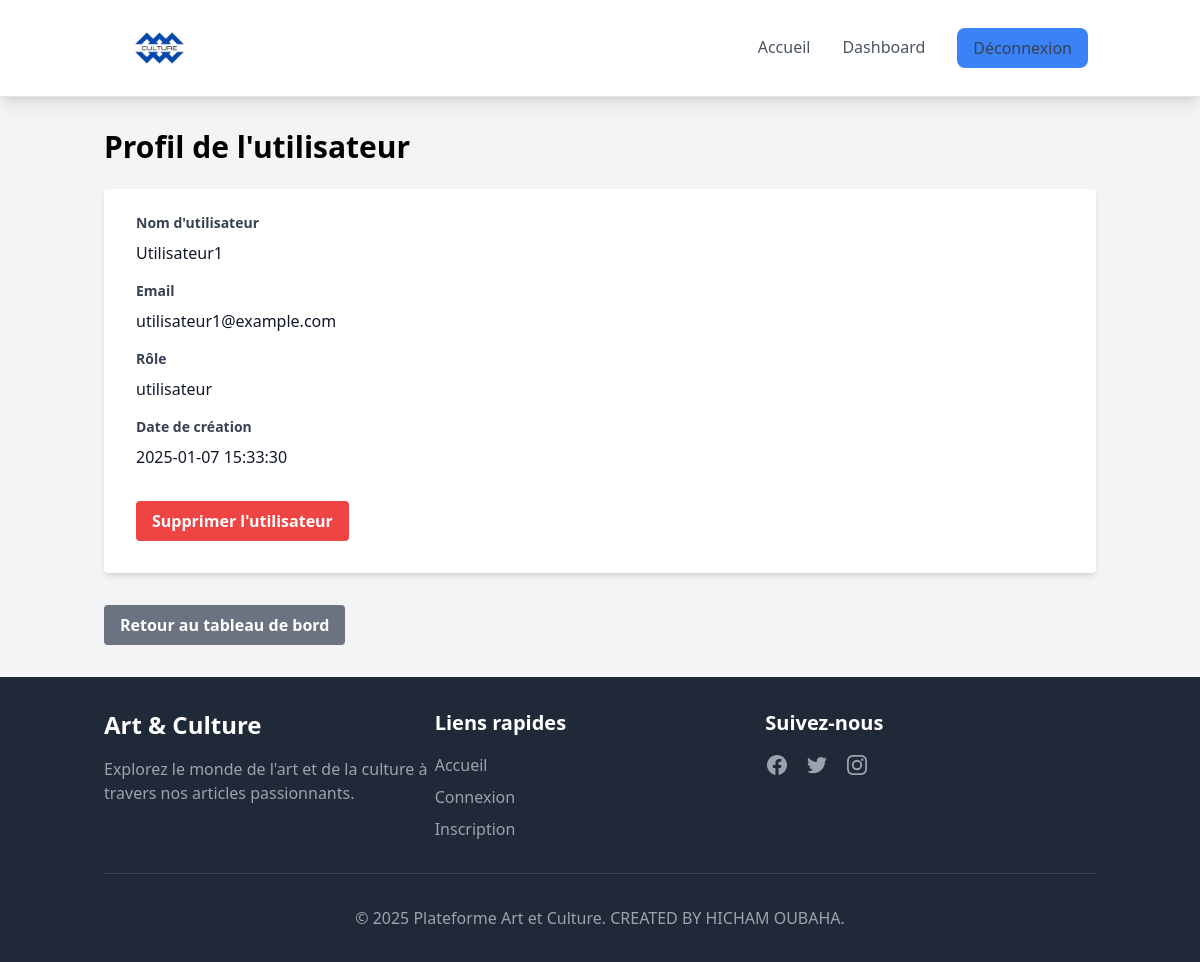
Screenshot of /index.php?page=user_profile&id=3 (signed in) with the database file from the repository.
### tables this page shows
CREATE TABLE utilisateurs (
    id_utilisateur INT AUTO_INCREMENT PRIMARY KEY,
    nom_utilisateur VARCHAR(50) NOT NULL,
    email VARCHAR(100) NOT NULL UNIQUE,
    mot_de_passe VARCHAR(255) NOT NULL,
    role ENUM('admin', 'auteur', 'utilisateur', 'banned') NOT NULL,
    photo VARCHAR(255),
    date_creation TIMESTAMP DEFAULT CURRENT_TIMESTAMP
);

### classes/Database.php (called while the page is built)
<?php
class Database {
    private $host = "localhost";
    private $db_name = "art_culture_platform";
    private $username = "root";
    private $password = "";
    private $conn;
    public function __construct() {
        $this->conn = null;
        try {
            $this->conn = new PDO("mysql:host=" . $this->host . ";dbname=" . $this->db_name, $this->username, $this->password);
            $this->conn->setAttribute(PDO::ATTR_ERRMODE, PDO::ERRMODE_EXCEPTION);
        } catch(PDOException $exception) {
            echo "Connection error: " . $exception->getMessage();
        }
    }
    public function getConnection() {
        return $this->conn;
    }
}

### classes/User.php (called while the page is built, shortened)
<?php
class User {
    private $conn;
    private $table_name = "utilisateurs";
    public function __construct($db) {
        $this->conn = $db->getConnection();
    }
    public function getUserById($id) {
        $query = "SELECT * FROM " . $this->table_name . " WHERE id_utilisateur = :id";
        $stmt = $this->conn->prepare($query);
        $stmt->bindParam(':id', $id);
        $stmt->execute();
        return $stmt->fetch(PDO::FETCH_ASSOC);
    }
}

### views/user_profile.php (the view, shortened to what this page needs)
<h1 class="text-3xl font-bold mb-6">Profil de l'utilisateur</h1>
<?php if (isset($userData)): ?>
    <div class="bg-white shadow-md rounded px-8 pt-6 pb-8 mb-4">
        <div class="mb-4">
            <label class="block text-gray-700 text-sm font-bold mb-2" for="username">
                Nom d'utilisateur
            </label>
            <p class="text-gray-900"><?php echo htmlspecialchars($userData['nom_utilisateur']); ?></p>
        </div>
        <div class="mb-4">
            <label class="block text-gray-700 text-sm font-bold mb-2" for="email">
                Email
            </label>
            <p class="text-gray-900"><?php echo htmlspecialchars($userData['email']); ?></p>
        </div>
        <div class="mb-4">
            <label class="block text-gray-700 text-sm font-bold mb-2" for="role">
                Rôle
            </label>
            <p class="text-gray-900"><?php echo htmlspecialchars($userData['role']); ?></p>
        </div>
        <div class="mb-4">
            <label class="block text-gray-700 text-sm font-bold mb-2" for="date_creation">
                Date de création
            </label>
            <p class="text-gray-900"><?php echo htmlspecialchars($userData['date_creation']); ?></p>
        </div>
        <div class="flex items-center justify-between mt-8">
            <?php if ($userData['role'] !== 'admin'): ?>
                <a href="index.php?page=delete_user&id=<?php echo $userData['id_utilisateur']; ?>" class="bg-red-500 hover:bg-red-700 text-white font-bold py-2 px-4 rounded focus:outline-none focus:shadow-outline" onclick="return confirm('Êtes-vous sûr de vouloir supprimer cet utilisateur ? Cette action est irréversible.');">
                    Supprimer l'utilisateur
                </a>
            <?php endif; ?>
        </div>
    </div>
<?php else: ?>
    <p class="text-red-500">Utilisateur non trouvé.</p>
<?php endif; ?>
<a href="index.php?page=dashboard" class="inline-block mt-4 bg-gray-500 hover:bg-gray-700 text-white font-bold py-2 px-4 rounded focus:outline-none focus:shadow-outline">
    Retour au tableau de bord
</a>

### rows the page displays
utilisateurs: nom_utilisateur "Utilisateur1", email "utilisateur1@example.com", role "utilisateur", date_creation "2025-01-07 15:33:30"
